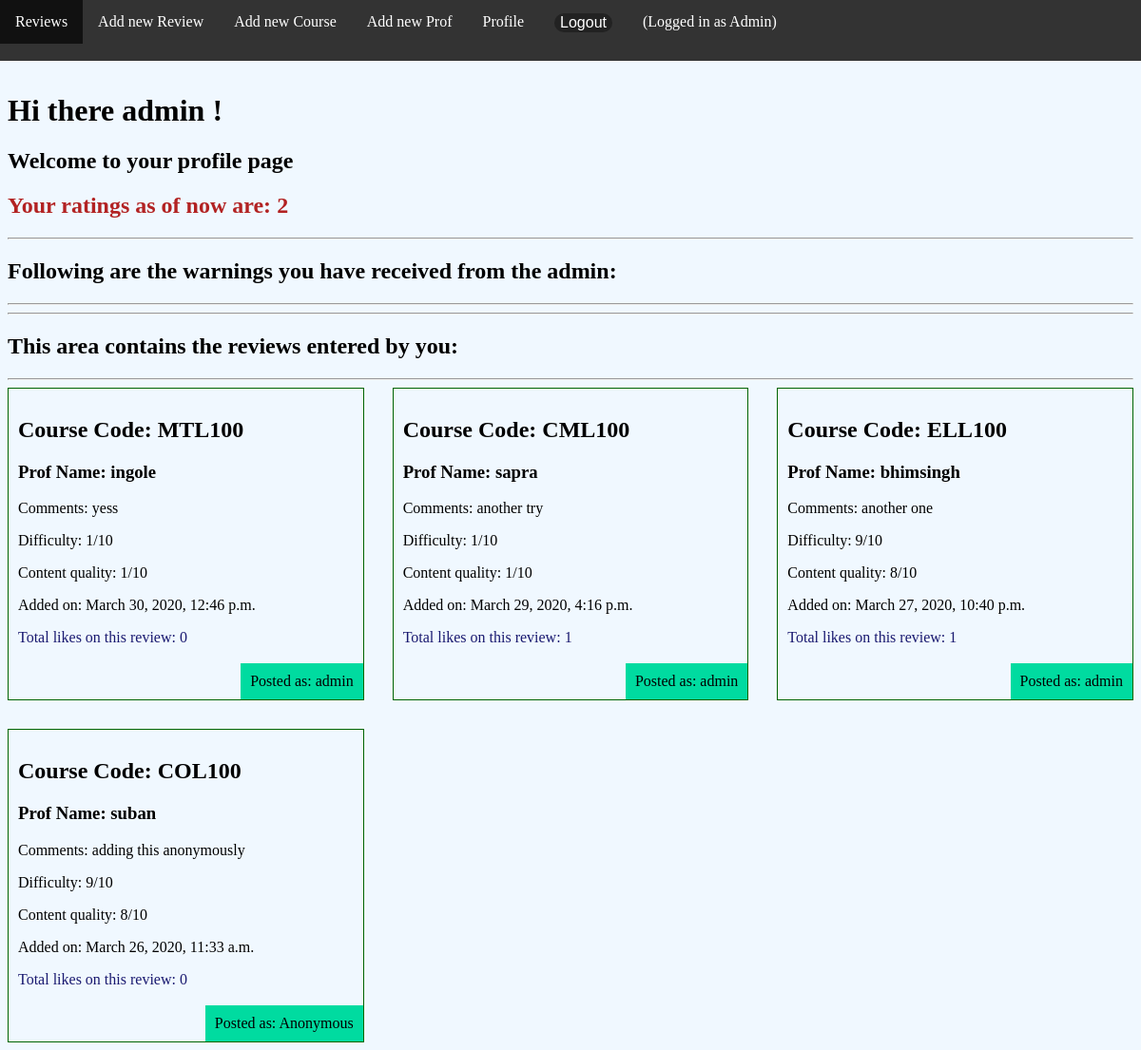
/accounts/profile/ (signed in), run on the app's committed database.
### accounts/models.py (models this page shows, shortened)
class LikesCount(models.Model):
    user = models.OneToOneField(User, on_delete=models.CASCADE, default=None)
    userlikes = models.IntegerField(default=0)

### review/models.py (models this page shows)
class Review(models.Model):
    code = models.ForeignKey(Course, on_delete=models.CASCADE, null=True)
    prof = models.ForeignKey(Prof, on_delete=models.CASCADE, null=True)
    comment = models.TextField()
    difficulty = models.IntegerField(
        default=1,
        validators=[MaxValueValidator(10), MinValueValidator(1)]
    )
    contentquality = models.IntegerField(
        default=1,
        validators=[MaxValueValidator(10), MinValueValidator(1)]
    )
    BOOL_CHOICES = ((False, 'No'), (True, 'Yes'))
    anonymous = models.BooleanField(choices=BOOL_CHOICES, default=False)
    author = models.ForeignKey(User, on_delete=models.CASCADE, default=None)
    date = models.DateTimeField(auto_now_add=True)
    report = models.BooleanField(
        choices=BOOL_CHOICES, default=False, null=True)
    likes = models.ManyToManyField(User, related_name="likes", blank=True)
    dislikes = models.ManyToManyField(
        User, related_name="dislikes", blank=True)

class Course(models.Model):
    courseName = models.CharField(max_length=50)
    def __str__(self):
        return self.courseName

class Prof(models.Model):
    profname = models.CharField(max_length=100)
    def __str__(self):
        return self.profname

### accounts/views.py (the view)
@login_required(login_url="/accounts/login")
def profile_view(request):
    ratings = LikesCount.objects.all()
    reviews = Review.objects.all().order_by('-date')
    warnings = Warning.objects.all().order_by('-date')
    return render(request, 'accounts/profile.html', {'reviews': reviews, 'warnings': warnings, 'ratings': ratings})

### accounts/templates/accounts/profile.html (shortened to what this page needs)
{% extends 'base_layout.html' %}
{% block content %}
<h1>Hi there {{request.user}} ! </h1>
<h2>Welcome to your profile page</h2>
<h2 style="color:firebrick;">Your ratings as of now are:
    {% for obj in ratings %}
    {% if obj.user == request.user %}
    {{ obj.userlikes }}
    {% endif %}
    {% endfor %}
</h2>
<hr>
<h2>Following are the warnings you have received from the admin: </h2>
<hr>
<hr>
<h2>This area contains the reviews entered by you: </h2>
<hr>
<div class="reviews">
    {% for review in reviews  %}
    {% if review.author == request.user %}
    <div class="review">
        <h2>Course Code: {{review.code}} </h2>
        <h3>Prof Name: {{review.prof}}</h3>
        <p>Comments: {{review.comment}} </p>
        <p>Difficulty: {{review.difficulty}}/10</p>
        <p>Content quality: {{review.contentquality}}/10</p>
        <p>Added on: {{review.date}} </p>
        <p style="color:midnightblue;">
            Total likes on this review: {{review.likes.count}}
        </p>
        <p class="author">Posted as:
            {% if review.anonymous %}
            Anonymous
            {% else %}
            {{review.author.username}}
            {% endif %}
        </p>
    </div>
    {% endif %}
    {% endfor  %}
</div>
{% endblock %}

### assets/styles.css (style rules this page uses)
.reviews { display: grid; grid-template-columns: 1fr 1fr 1fr; grid-gap: 30px; }
.review { padding: 10px; border: 1px solid darkgreen; position: relative; padding-bottom: 40px; }
.review .author { padding: 10px; background: #00dba0; position: absolute; right: 0; bottom: 0; margin: 0; }
body { padding-top: 90px; }
body { background-color: aliceblue; }

### data on the page
LikesCount: userlikes "2"
Review: code "MTL100", prof "ingole", comment "yess", difficulty "1", contentquality "1", date "March 30, 2020, 12:46 p.m.", likes.count "0", author.username "admin"
Review: code "CML100", prof "sapra", comment "another try", difficulty "1", contentquality "1", date "March 29, 2020, 4:16 p.m.", likes.count "1", author.username "admin"
Review: code "ELL100", prof "bhimsingh", comment "another one", difficulty "9", contentquality "8", date "March 27, 2020, 10:40 p.m.", likes.count "1", author.username "admin"
Review: code "COL100", prof "suban", comment "adding this anonymously", difficulty "9", contentquality "8", date "March 26, 2020, 11:33 a.m.", likes.count "0", anonymous "Anonymous"

### other printed values
{{ request.user }} "admin"
